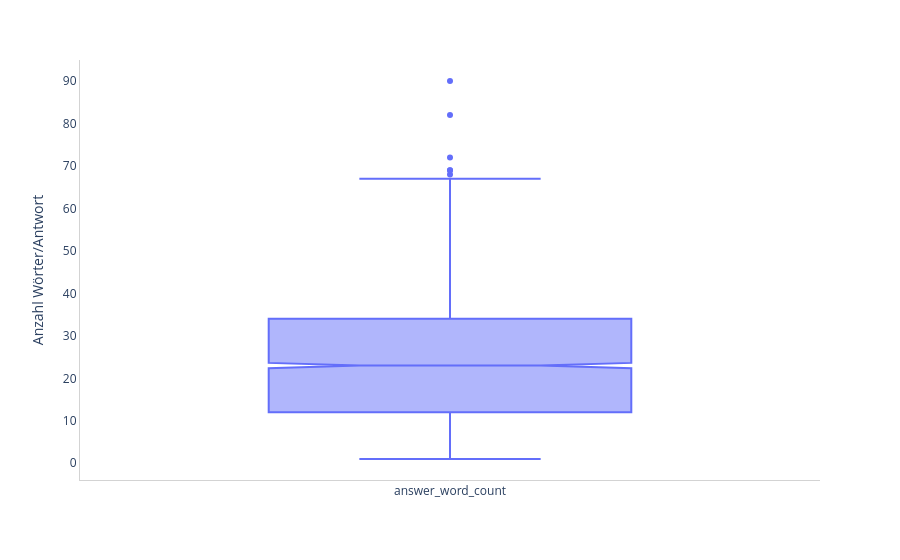

Source (notebook cell):
### Code cell
PX.box(answers['answer_word_count'], xaxes = {'title': ''}, yaxes = {'title': 'Anzahl Wörter/Antwort'})

### Figure 1 — Plotly figure (JSON) as saved in the notebook; plotly's stock layout.template omitted (floating-point values rounded to 4 significant figures; data arrays with more than 128 entries replaced by an {"elided": "..."} marker saying what was removed)
{"data": [{"alignmentgroup": "True", "boxpoints": "outliers", "hovertemplate": "variable=%{x}<br>value=%{y}<extra></extra>", "legendgroup": "", "marker": {"color": "#636efa"}, "name": "", "notched": true, "offsetgroup": "", "orientation": "v", "showlegend": false, "type": "box", "x": {"elided": "3045 str values"}, "x0": " ", "xaxis": "x", "y": {"elided": "3045 int values"}, "y0": " ", "yaxis": "y"}], "layout": {"boxmode": "group", "legend": {"tracegroupgap": 0}, "margin": {"t": 60}, "paper_bgcolor": "rgba(255, 255, 255, 1.0)", "plot_bgcolor": "rgba(255, 255, 255, 1.0)", "showlegend": false, "width": 900, "xaxis": {"anchor": "y", "domain": [0, 1], "linecolor": "LightGrey", "linewidth": 1, "showline": true, "title": {"text": ""}}, "yaxis": {"anchor": "x", "domain": [0, 1], "linecolor": "LightGrey", "linewidth": 1, "showgrid": false, "showline": true, "title": {"text": "Anzahl Wörter/Antwort"}}}}
